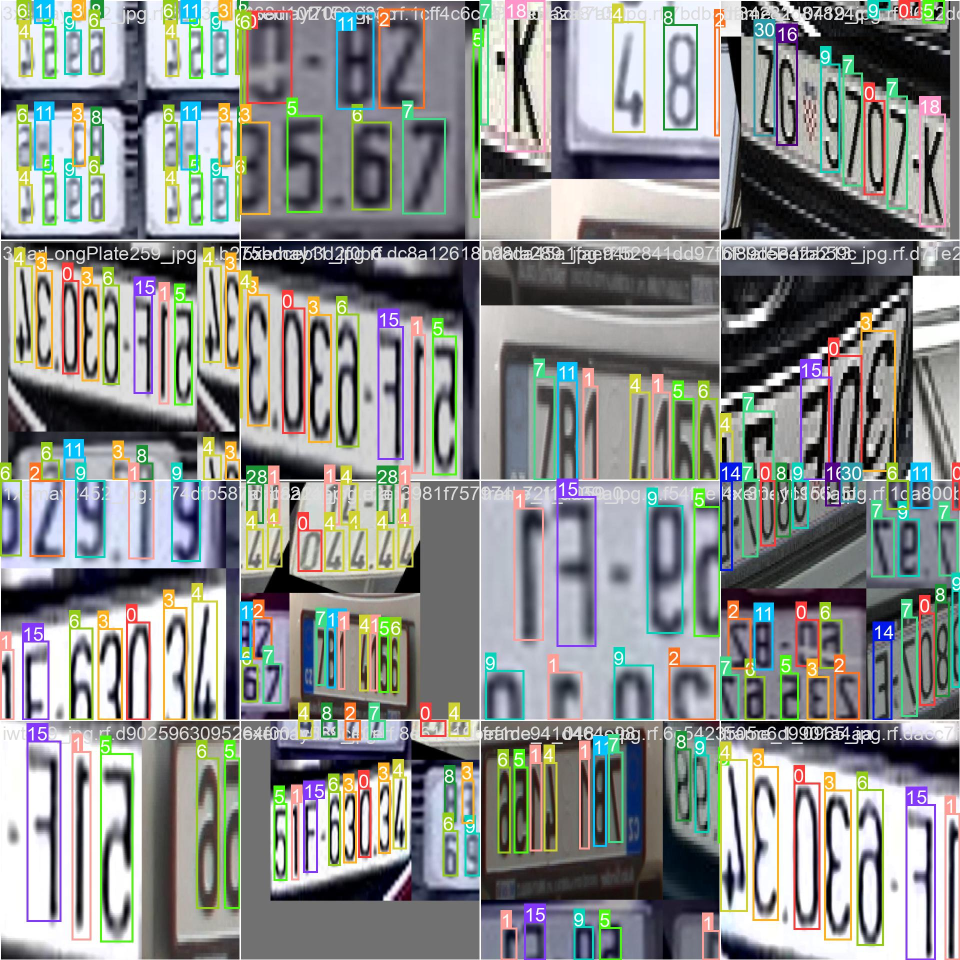
#> input picture Ai/character/detect_retrain/train/train_batch0.jpg, 1920 x 1920 px (shown at 1/2 size)
$ python -i detect_dropplate.py   (imports and definitions only)
#> lines starting #> are read from the running program, lines starting #| are printed output that depends on the picture
#> further down, picture is the input picture: shape (1920, 1920, 3); mean B, G, R 137.2, 139.8, 137.2
import os
import cv2
import math
import numpy as np
from skimage.filters import threshold_local
from ultralytics import YOLO
import time
from PIL import Image


# [70 lines left out: functions get_Frame, get_Frame2, convert_to_jpg, resize, clean_noisy, not called in this run]

def clean_noisy_2(image):

    V = image
    # Adaptive threshold
    T = threshold_local(V, 35, offset=5, method="gaussian")
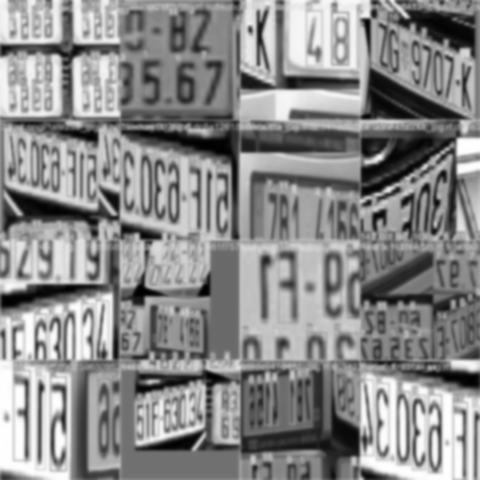
#> T: shape (1920, 1920, 3) float64 (shown at 1/4 size); mean B, G, R 133.1, 133.1, 133.1; drawn with min black and max white
    thresh = (V > T).astype("uint8") * 255
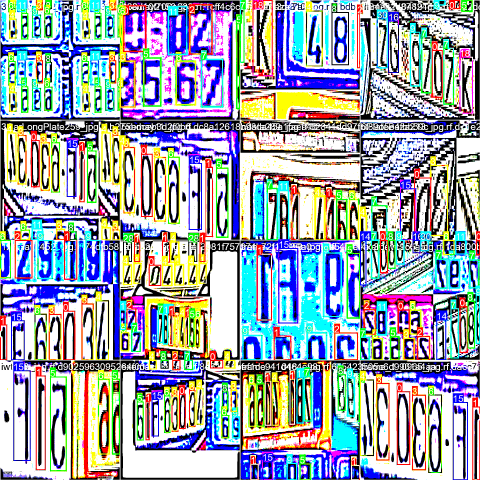
#> thresh: shape (1920, 1920, 3) (shown at 1/4 size); mean B, G, R 171.2, 161.7, 153.8

    # Đảo ngược mask
    thresh = cv2.bitwise_not(thresh)
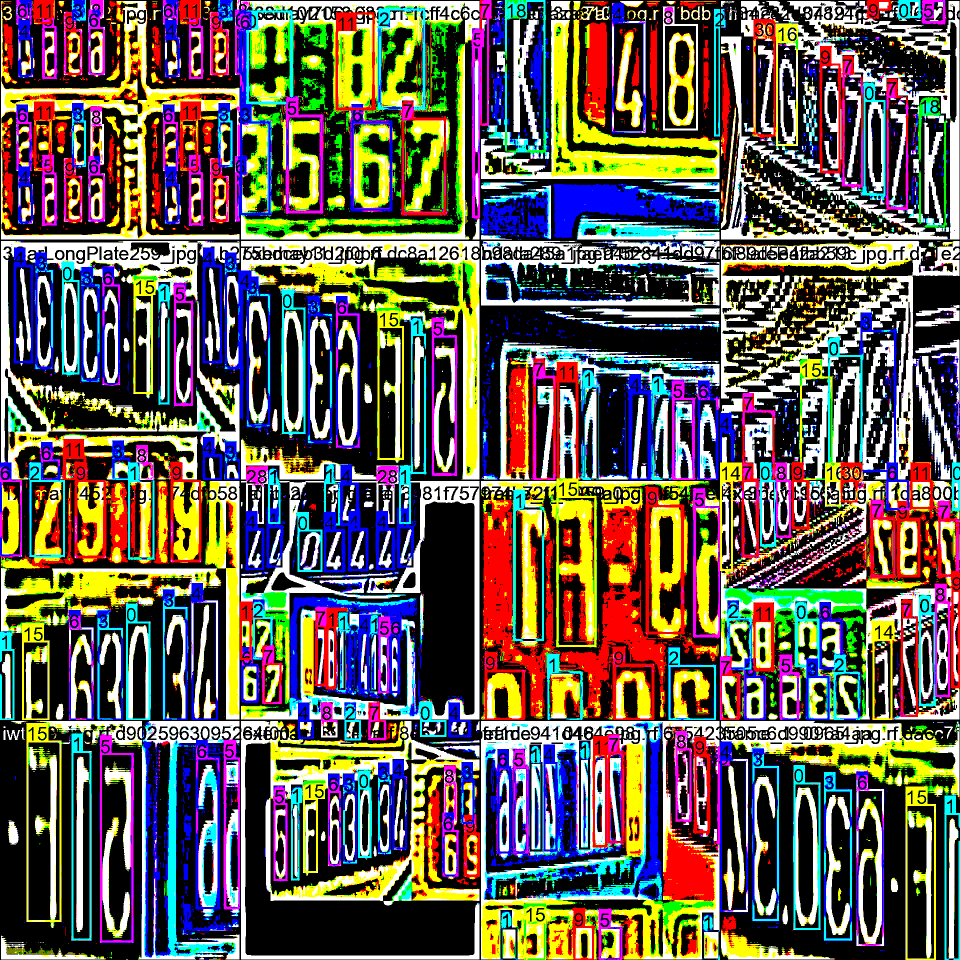
#> thresh: shape (1920, 1920, 3) (shown at 1/2 size); mean B, G, R 83.8, 93.3, 101.2

    # Connected component labeling
#> (the run stopped early here; a loop or call above may not have finished)

$ run again, on Ai/character/detect_retrain/train/train_batch1.jpg
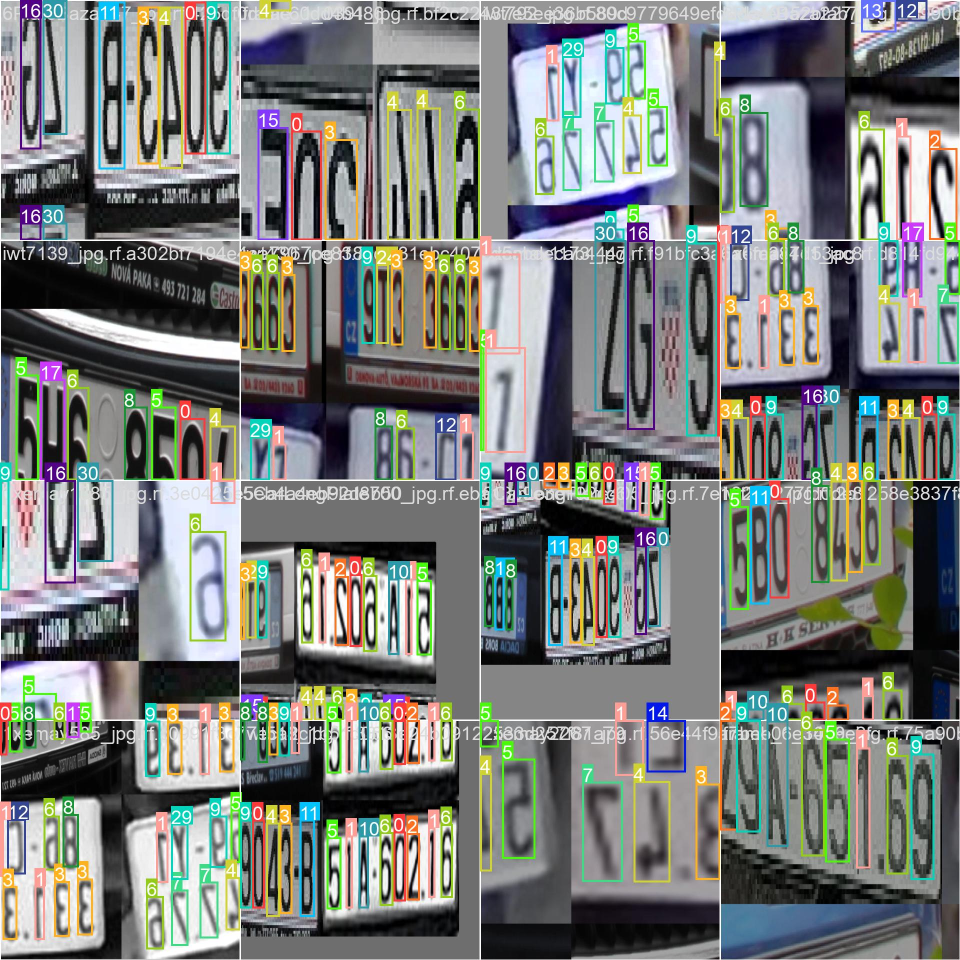
#> input picture Ai/character/detect_retrain/train/train_batch1.jpg, 1920 x 1920 px (shown at 1/2 size)
#> picture is the input picture: shape (1920, 1920, 3); mean B, G, R 120.7, 123.9, 120.4
#> in clean_noisy_2, `T = threshold_local(V, 35, offset=5, method="gaussian")`:
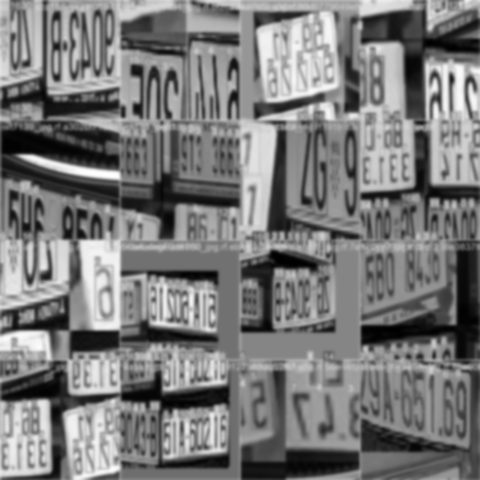
#> T: shape (1920, 1920, 3) float64 (shown at 1/4 size); mean B, G, R 116.7, 116.7, 116.7; drawn with min black and max white
#> in clean_noisy_2, `thresh = cv2.bitwise_not(thresh)`:
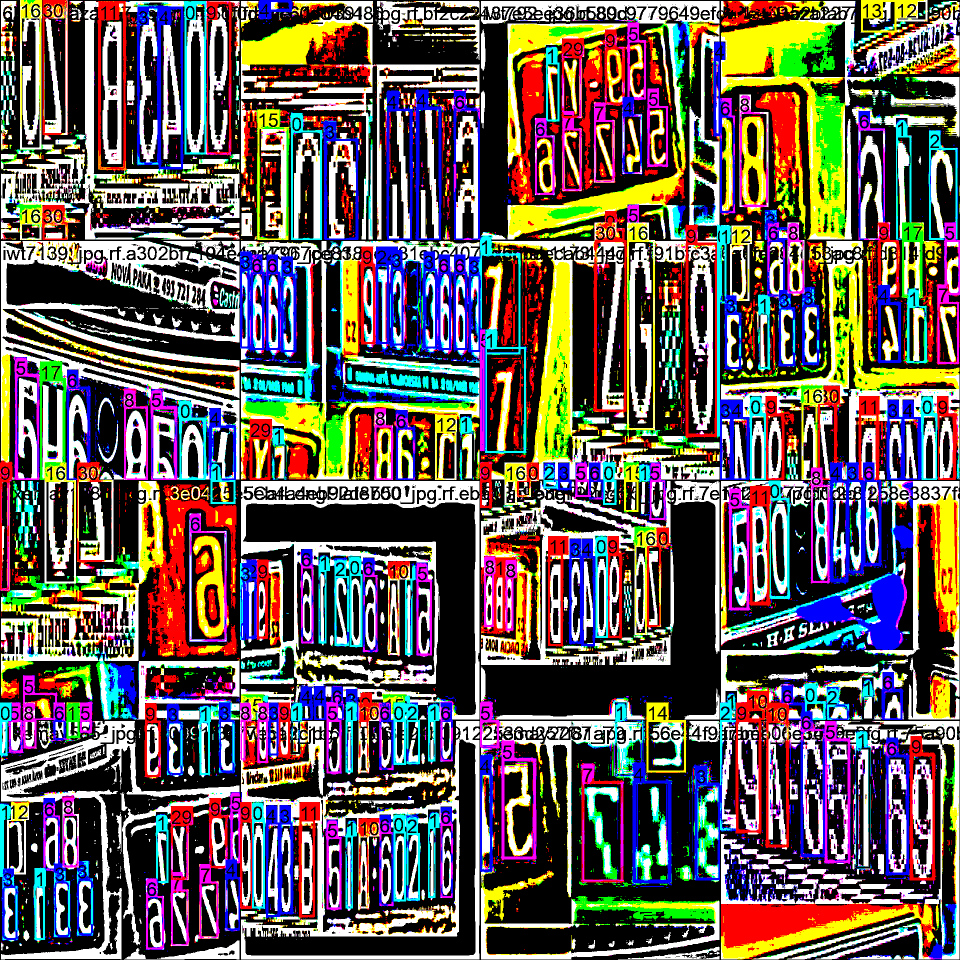
#> thresh: shape (1920, 1920, 3) (shown at 1/2 size); mean B, G, R 89.4, 92.8, 103

$ run again, on Ai/character/detect_retrain/train/train_batch2.jpg
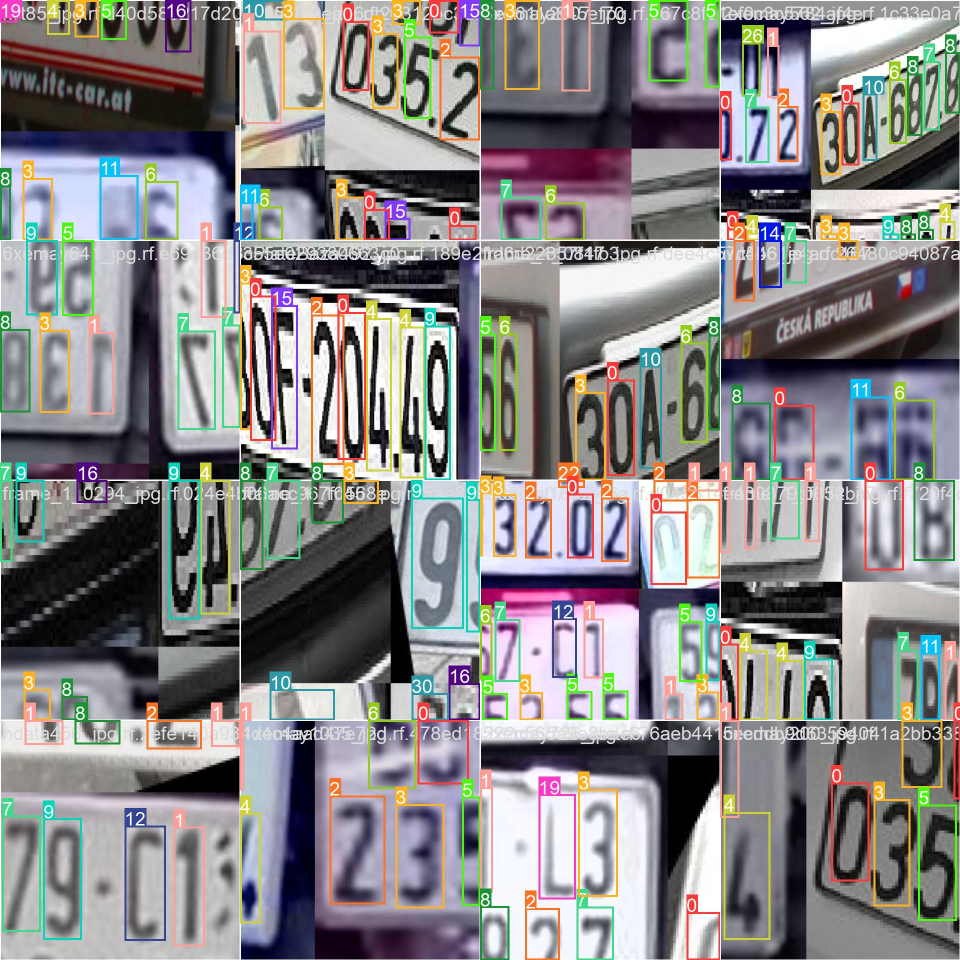
#> input picture Ai/character/detect_retrain/train/train_batch2.jpg, 1920 x 1920 px (shown at 1/2 size)
#> picture is the input picture: shape (1920, 1920, 3); mean B, G, R 132.8, 131.9, 133.8
#> in clean_noisy_2, `T = threshold_local(V, 35, offset=5, method="gaussian")`:
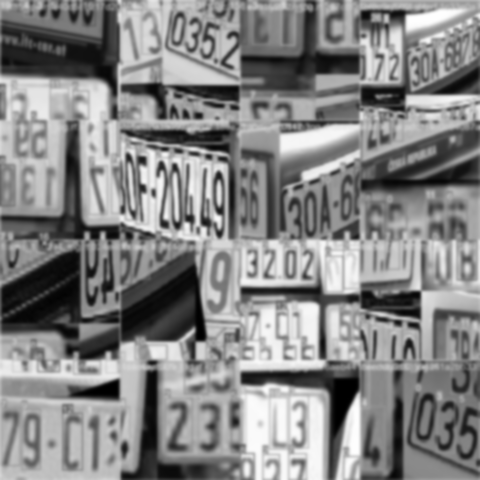
#> T: shape (1920, 1920, 3) float64 (shown at 1/4 size); mean B, G, R 127.8, 127.8, 127.8; drawn with min black and max white
#> in clean_noisy_2, `thresh = cv2.bitwise_not(thresh)`:
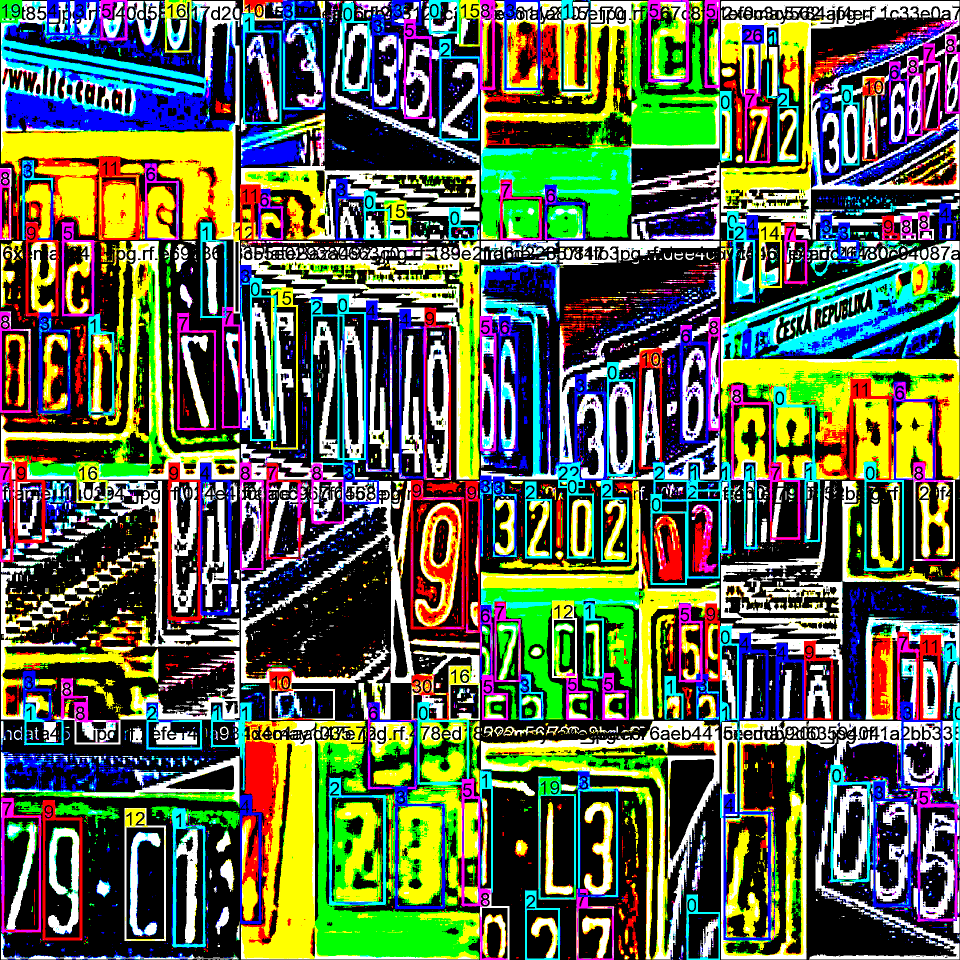
#> thresh: shape (1920, 1920, 3) (shown at 1/2 size); mean B, G, R 78.4, 104, 93
